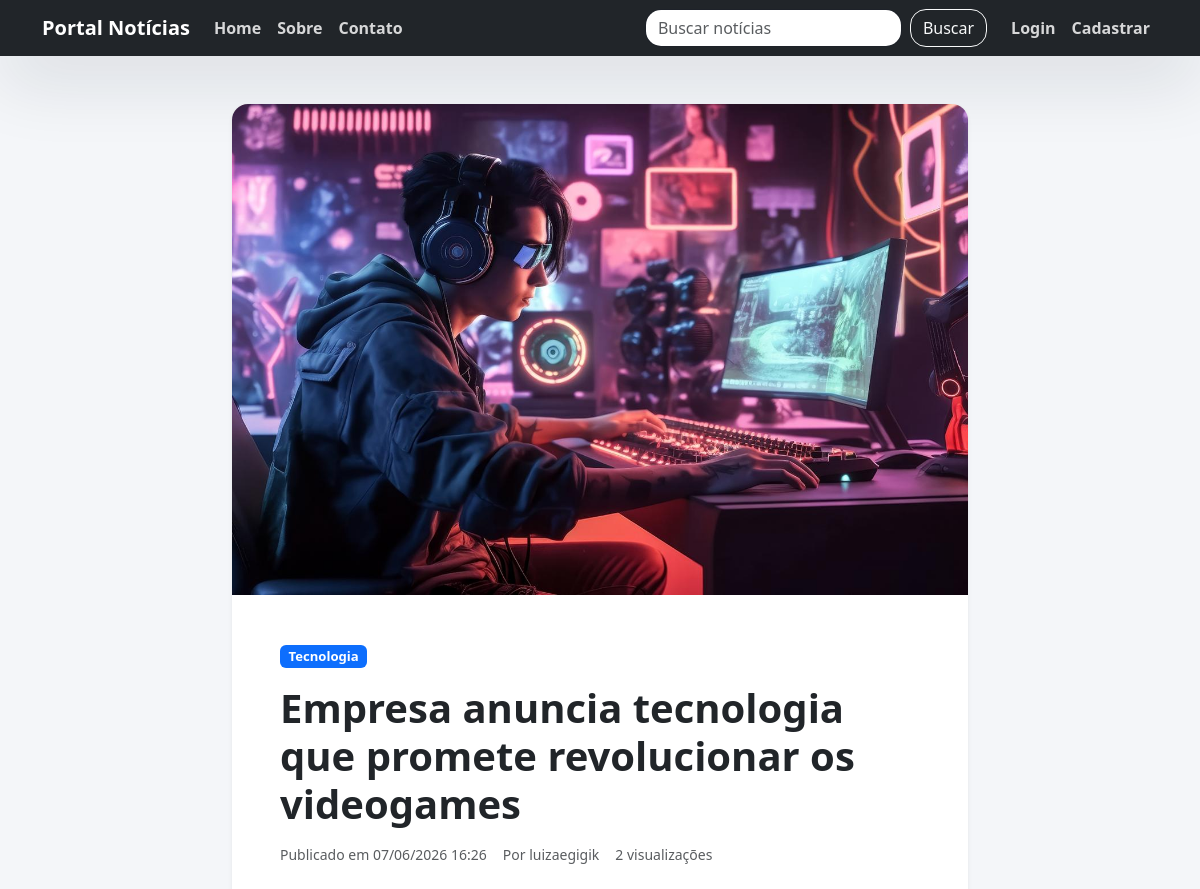
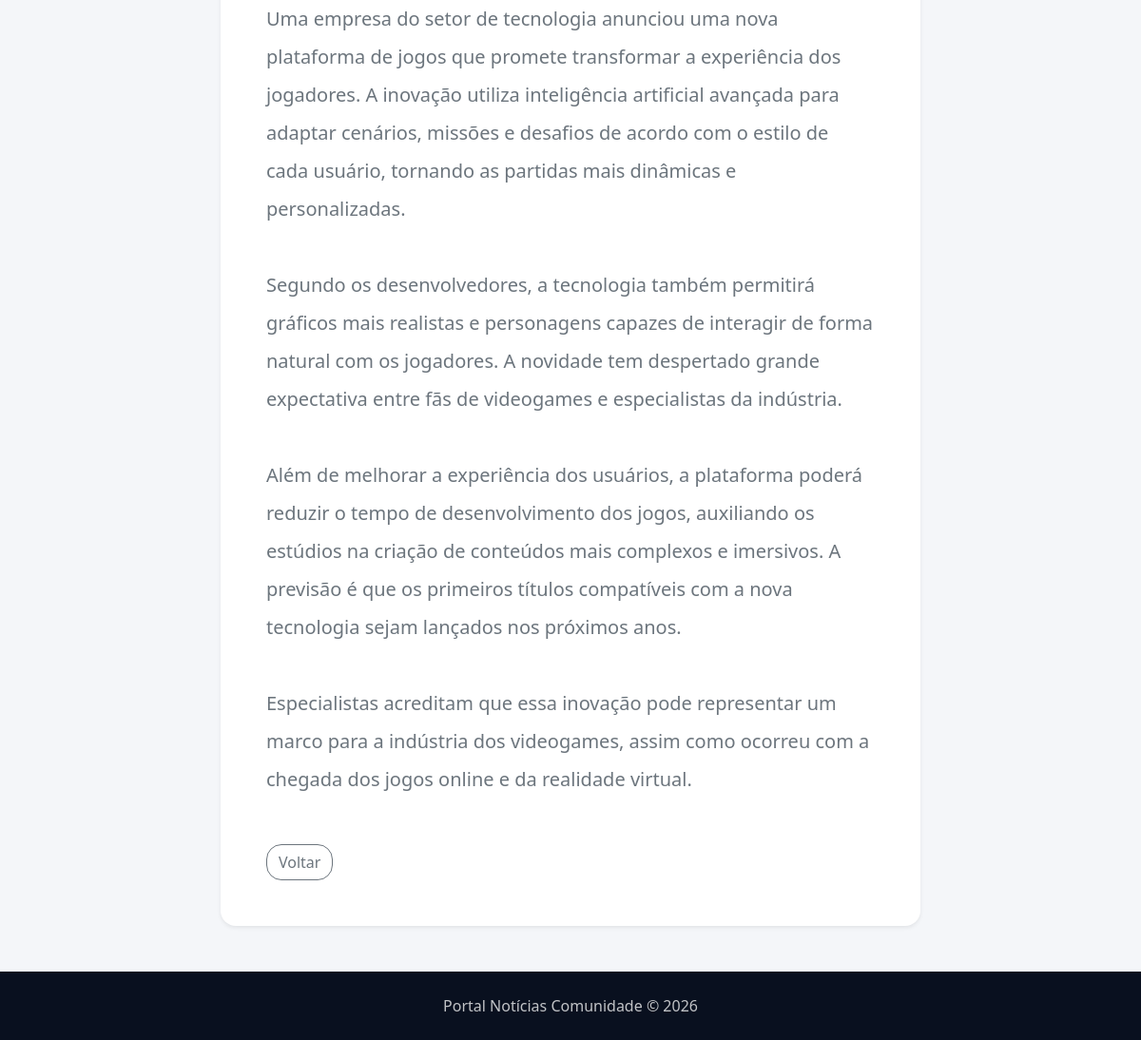
/noticia/4/, run on the app's committed database (2 pictures, top to bottom).
### noticias/models.py (models this page shows, shortened)
class Noticia(models.Model):
    titulo = models.CharField(max_length=200)
    conteudo = models.TextField()
    categoria = models.CharField(max_length=100)
    imagem = models.ImageField(upload_to='noticias/', blank=True, null=True)
    data_publicacao = models.DateTimeField(auto_now_add=True)
    autor = models.ForeignKey(User, on_delete=models.CASCADE)
    visualizacoes = models.PositiveIntegerField(default=0)
    class Meta:
        ordering = ['-data_publicacao']

### noticias/views.py (the view)
# urls.py: path('noticia/<int:pk>/', views.noticia_detail, name='noticia_detail'),
def noticia_detail(request, pk):
    noticia = get_object_or_404(Noticia, pk=pk)
    Noticia.objects.filter(pk=pk).update(visualizacoes=F('visualizacoes') + 1)
    noticia.refresh_from_db()
    return render(request, 'noticias/noticia_detail.html', {'noticia': noticia})

### noticias/templates/noticias/noticia_detail.html (shortened to what this page needs)
{% extends 'noticias/base.html' %}
{% block content %}
<div class="row justify-content-center">
    <div class="col-xl-8">
        <div class="card shadow-sm border-0 overflow-hidden">
            {% if noticia.imagem %}
                <img src="{{ noticia.imagem.url }}" class="card-img-top" alt="Imagem da notícia">
            {% endif %}
            <div class="card-body p-5">
                <div class="mb-3">
                    <span class="badge bg-primary badge-categoria">{{ noticia.categoria }}</span>
                </div>
                <h1 class="fw-bold mb-3">{{ noticia.titulo }}</h1>
                <div class="d-flex flex-column flex-sm-row gap-3 mb-4 text-muted">
                    <small>Publicado em {{ noticia.data_publicacao|date:'d/m/Y H:i' }}</small>
                    <small>Por {{ noticia.autor.username }}</small>
                    <small>{{ noticia.visualizacoes }} visualizações</small>
                </div>
                <div class="mb-5 fs-5 lh-lg text-secondary">{{ noticia.conteudo|linebreaksbr }}</div>
                <div class="d-flex flex-wrap gap-3">
                    <a href="{% url 'home' %}" class="btn btn-outline-secondary">Voltar</a>
                </div>
            </div>
        </div>
    </div>
</div>
{% endblock %}

### noticias/templates/noticias/base.html (style rules this page uses)
:root { color-scheme: light; font-family: 'Inter', sans-serif; --bg: #f4f6f9; --bg-surface: #ffffff; --text: #0f172a; --muted: #64748b; --primary: #4f46e5; --primary-soft: #eef2ff; --border: rgba(15, 23, 42, 0.1); }
*, *::before, *::after { box-sizing: border-box; }
body { margin: 0; background: var(--bg); color: var(--text); min-height: 100vh; }
a { transition: color 0.2s ease, transform 0.2s ease; }
.badge-categoria { font-size: 0.82rem; }
.card, .form-control, .btn, .table { border-radius: 1rem; }

### data on the page
Noticia: imagem (picture), categoria "Tecnologia", titulo "Empresa anuncia tecnologia que promete revolucionar os videogames", data_publicacao "07/06/2026 16:26", autor.username "luizaegigik", visualizacoes "2", conteudo "Uma empresa do setor de tecnologia anunciou uma nova plataforma de jogos que promete transformar a experiência dos jogadores. A inovação utiliza inteligência artificial avançada para adaptar cenários, missões e desafios de acordo com o estilo de cada usuário, tornando as partidas mais dinâmicas e personalizadas. Segundo os desenvolvedores, a tecnologia também permitirá gráficos mais realistas e personagens capazes de interagir de forma natural com os jogadores. A novidade tem despertado grande expectativa entre fãs de videogames e especialistas da indústria. Além de melhorar a experiência dos usuários, a plataforma poderá reduzir o tempo de desenvolvimento dos jogos, auxiliando os estúdios…"
